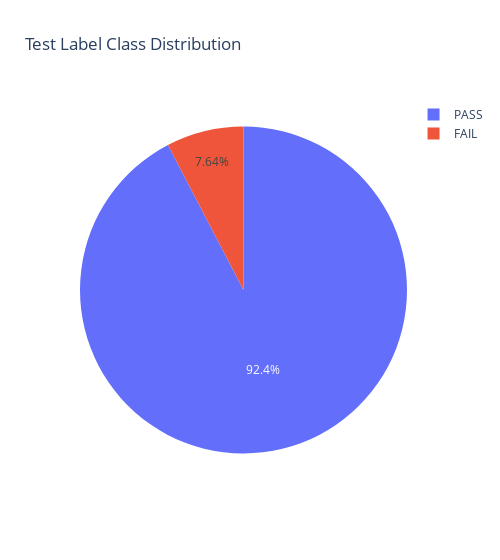

The cell this chart's notebook holds for it:
### Code cell
fig = px.pie(
    Y_test.value_counts(),
    values='Label',
    names=["PASS", "FAIL"],
    title="Test Label Class Distribution",
    width=500
)

fig.show()

### Figure 1 — Plotly figure (JSON) as saved in the notebook; plotly's stock layout.template omitted (floating-point values rounded to 4 significant figures)
{"data": [{"domain": {"x": [0, 1], "y": [0, 1]}, "hovertemplate": "label=%{label}<br>Label=%{value}<extra></extra>", "labels": ["PASS", "FAIL"], "legendgroup": "", "name": "", "showlegend": true, "type": "pie", "values": [290, 24]}], "layout": {"legend": {"tracegroupgap": 0}, "title": {"text": "Test Label Class Distribution"}, "width": 500}}
